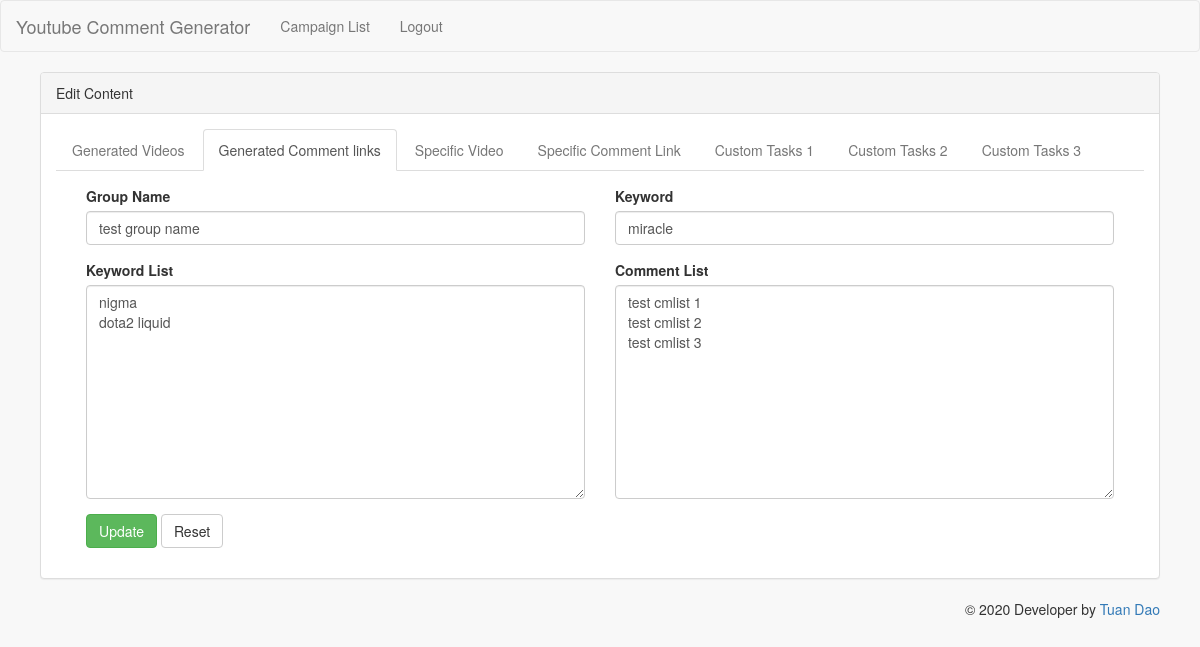
Page /edit-content.php?group_id=69&campaign_id=15 (signed in) on the committed database.
### tables this page shows
CREATE TABLE IF NOT EXISTS `groups` (
  `id` int(11) UNSIGNED NOT NULL AUTO_INCREMENT,
  `group_name` varchar(256) DEFAULT NULL,
  `campaign_id` int(11) DEFAULT NULL,
  `type` int(11) DEFAULT NULL,
  `keyword_list` text DEFAULT NULL,
  `comment_list` text DEFAULT NULL,
  `channel` varchar(256) DEFAULT NULL,
  `url` varchar(512) DEFAULT NULL,
  `custom_html` text DEFAULT NULL,
  `keyword` varchar(256) DEFAULT NULL,
  PRIMARY KEY (`id`),
  KEY `idx_campaign` (`campaign_id`)
);

### DbModel.php (called while the page is built, shortened)
<?php
class DbModel {
    private $link = null;
    public function __construct() {
        $this->link = mysqli_connect(DB_HOST, DB_USER, DB_PASSWORD, DB_NAME);
        mysqli_set_charset($this->link, "utf8");
    }
    public function get_group_by_id($id) {
        $query = "SELECT * FROM `groups` WHERE id = '$id' LIMIT 1";
        $result = mysqli_query($this->link, $query);
        if ($result) {
            $return = mysqli_fetch_assoc($result);
            if ($return) return $return;
        }
        return [];
    }
}

### edit-content.php (the view, shortened to what this page needs)
<?php
require_once 'layout/header.php';
?>
<?php
$dbModel = new DbModel();
$group_id = $_REQUEST['group_id'];
$group = $dbModel->get_group_by_id($group_id);
$type = $group['type'] ?? 0;
?>
    <div class="row">
        <div class="col-lg-12">
            <div class="panel panel-default">
                <div class="panel-heading">Edit Content</div>
                <div class="panel-body">
                    <div class="col-lg-12">
                        <div class="row">
                            <div class="group-tabs">
                                <ul class="nav nav-tabs" role="tablist">
                                    <li role="presentation" <?php disableTabClass($type, 1) ?> ><a <?php disableTabClass($type, 1) ?> href="#generated-videos"
                                                                                                                                      aria-controls="generated-videos" role="tab"
                                                                                                                                      data-toggle="tab">Generated Videos</a></li>
                                    <li role="presentation" <?php disableTabClass($type, 2) ?> ><a <?php disableTabClass($type, 2) ?> href="#generated-comment-links"
                                                                                                                                      aria-controls="generated-comment-links" role="tab"
                                                                                                                                      data-toggle="tab">Generated Comment links</a></li>
                                    <li role="presentation" <?php disableTabClass($type, 3) ?> ><a <?php disableTabClass($type, 3) ?> href="#specific-video"
                                                                                                                                      aria-controls="specific-video" role="tab"
                                                                                                                                      data-toggle="tab">Specific Video</a></li>
                                    <li role="presentation" <?php disableTabClass($type, 4) ?> ><a <?php disableTabClass($type, 4) ?> href="#specific-comment-link"
                                                                                                                                      aria-controls="specific-comment-link" role="tab"
                                                                                                                                      data-toggle="tab">Specific Comment Link</a></li>
                                    <li role="presentation" <?php disableTabClass($type, 5) ?> ><a <?php disableTabClass($type, 5) ?> href="#custom-tasks-1"
                                                                                                                                      aria-controls="custom-tasks-1" role="tab"
                                                                                                                                      data-toggle="tab">Custom Tasks 1</a></li>
                                    <li role="presentation" <?php disableTabClass($type, 6) ?> ><a <?php disableTabClass($type, 6) ?> href="#custom-tasks-2"
                                                                                                                                      aria-controls="custom-tasks-2" role="tab"
                                                                                                                                      data-toggle="tab">Custom Tasks 2</a></li>
                                    <li role="presentation" <?php disableTabClass($type, 7) ?> ><a <?php disableTabClass($type, 7) ?> href="#custom-tasks-3"
                                                                                                                                      aria-controls="custom-tasks-3" role="tab"
                                                                                                                                      data-toggle="tab">Custom Tasks 3</a></li>
                                </ul>
                                <div class="tab-content">
                                    <div role="tabpanel" class="tab-pane <?php activeTab($type, 2) ?>" id="generated-comment-links">
                                        <div class="panel-body">
                                            <form method="POST" class="update_form">
                                                <div class="col-md-6">
                                                    <div class="form-group">
                                                        <label>Group Name</label>
                                                        <input class="form-control" name="group_name" required value="<?php echo $group['group_name'] ?? '' ?>"
                                                               placeholder="Nhập tên group keyword">
                                                    </div>
                                                </div>
                                                <div class="col-md-6">
                                                    <div class="form-group">
                                                        <label>Keyword</label>
                                                        <input class="form-control" name="keyword" required value="<?php echo $group['keyword'] ?? '' ?>"
                                                               placeholder="Nhập tên keyword">
                                                    </div>
                                                </div>
                                                <div class="col-md-6">
                                                    <div class="form-group">
                                                        <label>Keyword List</label>
                                                        <textarea rows="10" class="form-control" name="keyword_list" required
                                                                  placeholder="Nhập danh sách keyword"><?php echo $group['keyword_list'] ?? '' ?></textarea>
                                                    </div>
                                                </div>
                                                <div class="col-md-6">
                                                    <div class="form-group">
                                                        <label>Comment List</label>
                                                        <textarea rows="10" class="form-control" name="comment_list" required
                                                                  placeholder="Nhập danh sách comment"><?php echo $group['comment_list'] ?? '' ?></textarea>
                                                    </div>
                                                </div>
                                                <div class="col-md-12">
                                                    <button type="submit" class="btn btn-success" value="submit">Update
                                                    </button>
                                                    <button type="reset" class="btn btn-default">Reset</button>
                                                </div>
                                            </form>
                                        </div>
                                    </div>
                                </div>
                            </div>
                        </div>
                    </div>
                </div>
            </div>
        </div>
    </div>
<?php
require_once 'layout/footer.php';
function disableTabClass($type, $currentType) {
    if ($type == $currentType) echo 'class="active"';
    else echo 'class="disabled"';
}
function activeTab($type, $currentType) {
    if ($type == $currentType) echo 'active';
}

### assets/css/custom.css (style rules this page uses)
body { background-color: #f8f8f8 !important; }

### rows in the picture
groups: group_name "test group name", keyword "miracle", keyword_list "nigma dota2 liquid", comment_list "test cmlist 1 test cmlist 2 test cmlist 3"
